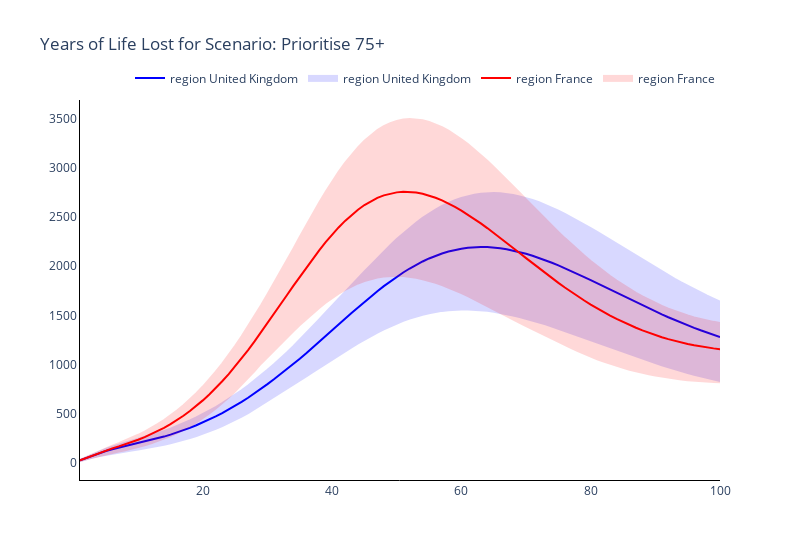
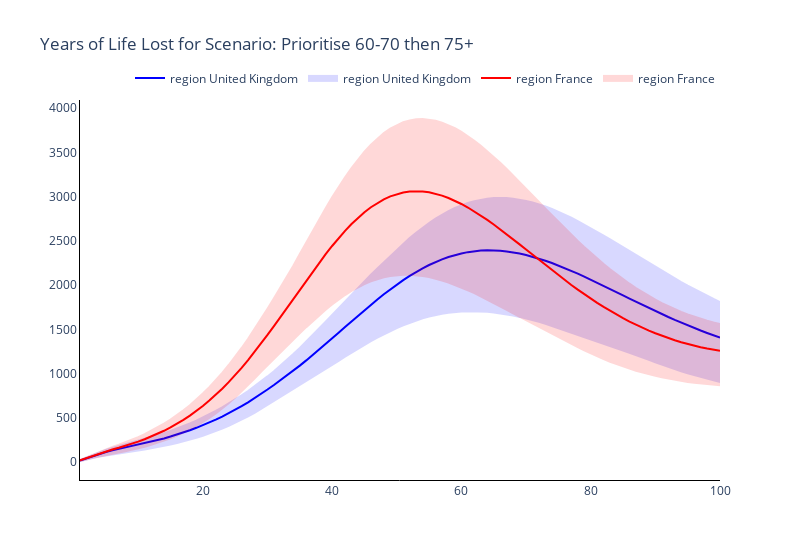
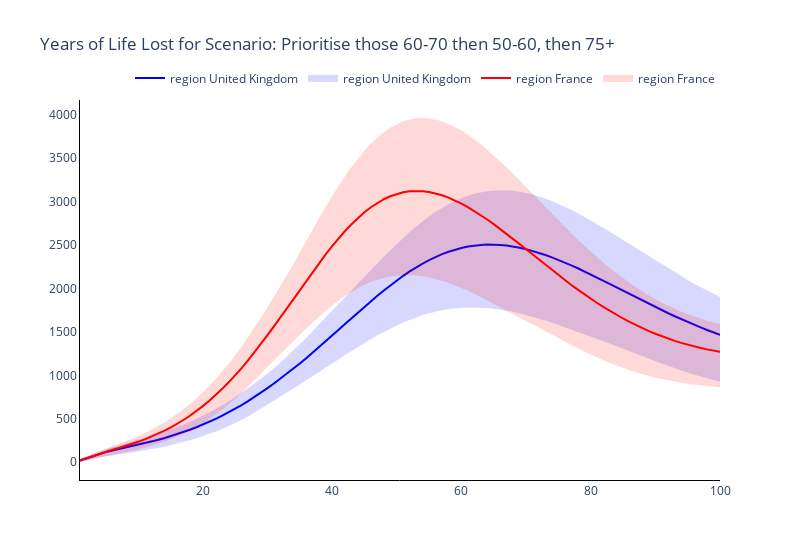
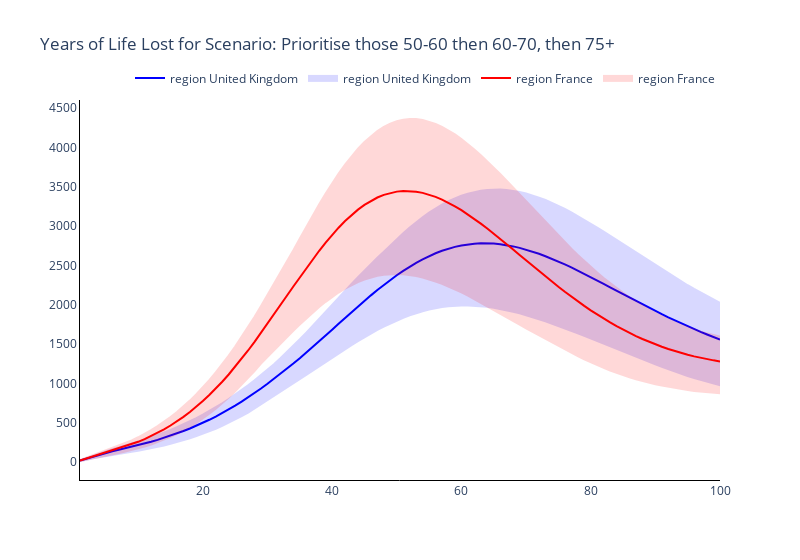

Notebook code for these charts, in order:
### Markdown cell above
### Plot the time series of numbers of years lost of the two regions

### Code cell
# Trace names - represent the solver used for the simulation
trace_name = ['region {}'.format(r) for r in regions]

# Plot for each boosting scenario
for s, scenario in enumerate(scenario_names):
    fig = go.Figure()
    # Plot (line plot for each solver method for each age)
    for r, reg in enumerate(regions):
        fig.add_trace(
            go.Scatter(
                y=total_years_of_life_lost_mean[r][s, :],
                x=parameters.simulation_parameters.times,
                mode='lines',
                name=trace_name[r],
                line_color=colours[r],
            )
        )

        fig.add_trace(
            go.Scatter(
                y=total_years_of_life_lost_upper[r][s, :].tolist() + total_years_of_life_lost_lower[r][s, :].tolist()[::-1],
                x=parameters.simulation_parameters.times + parameters.simulation_parameters.times[::-1],
                mode='lines',
                name=trace_name[r],
                fill='toself',
                fillcolor=colours[r],
                line_color=colours[r],
                opacity=0.15,
            )
        )

    # Add axis labels
    fig.update_layout(
        boxmode='group',
        title='Years of Life Lost for Scenario: {}'.format(scenario),
        width=800,
        plot_bgcolor='white',
        xaxis=dict(linecolor='black'),
        yaxis=dict(linecolor='black'),
        legend=dict(
            orientation="h",
            yanchor="bottom",
            y=1.02,
            xanchor="right",
            x=1
        ))

    fig.write_image('images/Years of Life Lost Scenario {}.pdf'.format(s+1))
    fig.show()

### Figure 1 — Plotly figure (JSON) as saved in the notebook; plotly's stock layout.template omitted (floating-point values rounded to 4 significant figures; data arrays with more than 128 entries replaced by an {"elided": "..."} marker saying what was removed)
{"data": [{"line": {"color": "blue"}, "mode": "lines", "name": "region United Kingdom", "type": "scatter", "x": [1, 2, 3, 4, 5, 6, 7, 8, 9, 10, 11, 12, 13, 14, 15, 16, 17, 18, 19, 20, 21, 22, 23, 24, 25, 26, 27, 28, 29, 30, 31, 32, 33, 34, 35, 36, 37, 38, 39, 40, 41, 42, 43, 44, 45, 46, 47, 48, 49, 50, 51, 52, 53, 54, 55, 56, 57, 58, 59, 60, 61, 62, 63, 64, 65, 66, 67, 68, 69, 70, 71, 72, 73, 74, 75, 76, 77, 78, 79, 80, 81, 82, 83, 84, 85, 86, 87, 88, 89, 90, 91, 92, 93, 94, 95, 96, 97, 98, 99, 100], "y": [19.92, 44.76, 70.37, 94.28, 115.3, 133.3, 149.2, 164.1, 178.7, 193.8, 209.5, 226.1, 243.8, 262.7, 282.8, 304.4, 327.4, 352.1, 378.4, 406.5, 436.5, 468.4, 502.3, 538.2, 576.2, 616.4, 658.6, 703.0, 749.5, 798.0, 847.1, 897.2, 948.7, 1002.0, 1056.0, 1112.0, 1169.0, 1227.0, 1286.0, 1346.0, 1405.0, 1464.0, 1523.0, 1581.0, 1637.0, 1692.0, 1746.0, 1797.0, 1846.0, 1893.0, 1937.0, 1977.0, 2015.0, 2049.0, 2080.0, 2107.0, 2131.0, 2151.0, 2167.0, 2180.0, 2189.0, 2194.0, 2197.0, 2196.0, 2191.0, 2184.0, 2174.0, 2161.0, 2146.0, 2128.0, 2108.0, 2086.0, 2062.0, 2036.0, 2009.0, 1981.0, 1951.0, 1921.0, 1890.0, 1858.0, 1826.0, 1794.0, 1761.0, 1729.0, 1696.0, 1664.0, 1632.0, 1600.0, 1569.0, 1539.0, 1509.0, 1480.0, 1452.0, 1424.0, 1398.0, 1372.0, 1347.0, 1324.0, 1301.0, 1279.0]}, {"fill": "toself", "fillcolor": "blue", "line": {"color": "blue"}, "mode": "lines", "name": "region United Kingdom", "opacity": 0.15, "type": "scatter", "x": {"elided": "200 int values"}, "y": {"elided": "200 float values"}}, {"line": {"color": "red"}, "mode": "lines", "name": "region France", "type": "scatter", "x": [1, 2, 3, 4, 5, 6, 7, 8, 9, 10, 11, 12, 13, 14, 15, 16, 17, 18, 19, 20, 21, 22, 23, 24, 25, 26, 27, 28, 29, 30, 31, 32, 33, 34, 35, 36, 37, 38, 39, 40, 41, 42, 43, 44, 45, 46, 47, 48, 49, 50, 51, 52, 53, 54, 55, 56, 57, 58, 59, 60, 61, 62, 63, 64, 65, 66, 67, 68, 69, 70, 71, 72, 73, 74, 75, 76, 77, 78, 79, 80, 81, 82, 83, 84, 85, 86, 87, 88, 89, 90, 91, 92, 93, 94, 95, 96, 97, 98, 99, 100], "y": [20.52, 46.11, 72.63, 97.87, 121.0, 142.3, 163.0, 184.0, 206.4, 230.5, 256.9, 285.8, 317.3, 351.7, 389.3, 430.2, 474.8, 523.2, 575.5, 632.0, 692.7, 757.6, 826.9, 900.4, 978.0, 1060.0, 1145.0, 1234.0, 1325.0, 1420.0, 1514.0, 1609.0, 1705.0, 1800.0, 1894.0, 1986.0, 2076.0, 2163.0, 2246.0, 2324.0, 2396.0, 2463.0, 2524.0, 2578.0, 2625.0, 2665.0, 2697.0, 2723.0, 2742.0, 2754.0, 2760.0, 2759.0, 2752.0, 2740.0, 2722.0, 2699.0, 2672.0, 2641.0, 2606.0, 2568.0, 2527.0, 2483.0, 2438.0, 2390.0, 2341.0, 2290.0, 2239.0, 2187.0, 2135.0, 2083.0, 2031.0, 1980.0, 1929.0, 1880.0, 1831.0, 1784.0, 1738.0, 1694.0, 1651.0, 1610.0, 1571.0, 1533.0, 1497.0, 1463.0, 1431.0, 1401.0, 1373.0, 1346.0, 1321.0, 1298.0, 1277.0, 1257.0, 1239.0, 1222.0, 1207.0, 1194.0, 1182.0, 1172.0, 1163.0, 1155.0]}, {"fill": "toself", "fillcolor": "red", "line": {"color": "red"}, "mode": "lines", "name": "region France", "opacity": 0.15, "type": "scatter", "x": {"elided": "200 int values"}, "y": {"elided": "200 float values"}}], "layout": {"boxmode": "group", "legend": {"orientation": "h", "x": 1, "xanchor": "right", "y": 1.02, "yanchor": "bottom"}, "plot_bgcolor": "white", "title": {"text": "Years of Life Lost for Scenario: Prioritise 75+"}, "width": 800, "xaxis": {"linecolor": "black"}, "yaxis": {"linecolor": "black"}}}

### Figure 2 — Plotly figure (JSON) as saved in the notebook; plotly's stock layout.template omitted (floating-point values rounded to 4 significant figures; data arrays with more than 128 entries replaced by an {"elided": "..."} marker saying what was removed)
{"data": [{"line": {"color": "blue"}, "mode": "lines", "name": "region United Kingdom", "type": "scatter", "x": [1, 2, 3, 4, 5, 6, 7, 8, 9, 10, 11, 12, 13, 14, 15, 16, 17, 18, 19, 20, 21, 22, 23, 24, 25, 26, 27, 28, 29, 30, 31, 32, 33, 34, 35, 36, 37, 38, 39, 40, 41, 42, 43, 44, 45, 46, 47, 48, 49, 50, 51, 52, 53, 54, 55, 56, 57, 58, 59, 60, 61, 62, 63, 64, 65, 66, 67, 68, 69, 70, 71, 72, 73, 74, 75, 76, 77, 78, 79, 80, 81, 82, 83, 84, 85, 86, 87, 88, 89, 90, 91, 92, 93, 94, 95, 96, 97, 98, 99, 100], "y": [19.92, 44.76, 70.39, 94.36, 115.5, 133.8, 150.1, 165.5, 180.8, 196.6, 213.1, 230.6, 249.1, 268.8, 289.8, 312.1, 336.0, 361.4, 388.6, 417.5, 448.4, 481.2, 516.0, 552.9, 592.0, 633.3, 676.9, 722.7, 770.8, 821.1, 872.1, 924.4, 978.3, 1034.0, 1091.0, 1150.0, 1211.0, 1273.0, 1336.0, 1399.0, 1464.0, 1528.0, 1592.0, 1655.0, 1718.0, 1779.0, 1839.0, 1897.0, 1953.0, 2006.0, 2057.0, 2105.0, 2149.0, 2191.0, 2228.0, 2262.0, 2292.0, 2318.0, 2341.0, 2359.0, 2373.0, 2384.0, 2391.0, 2394.0, 2393.0, 2389.0, 2381.0, 2371.0, 2357.0, 2341.0, 2322.0, 2300.0, 2276.0, 2250.0, 2222.0, 2193.0, 2162.0, 2130.0, 2096.0, 2062.0, 2027.0, 1992.0, 1956.0, 1920.0, 1884.0, 1848.0, 1813.0, 1777.0, 1742.0, 1708.0, 1674.0, 1641.0, 1608.0, 1577.0, 1546.0, 1516.0, 1488.0, 1460.0, 1433.0, 1407.0]}, {"fill": "toself", "fillcolor": "blue", "line": {"color": "blue"}, "mode": "lines", "name": "region United Kingdom", "opacity": 0.15, "type": "scatter", "x": {"elided": "200 int values"}, "y": {"elided": "200 float values"}}, {"line": {"color": "red"}, "mode": "lines", "name": "region France", "type": "scatter", "x": [1, 2, 3, 4, 5, 6, 7, 8, 9, 10, 11, 12, 13, 14, 15, 16, 17, 18, 19, 20, 21, 22, 23, 24, 25, 26, 27, 28, 29, 30, 31, 32, 33, 34, 35, 36, 37, 38, 39, 40, 41, 42, 43, 44, 45, 46, 47, 48, 49, 50, 51, 52, 53, 54, 55, 56, 57, 58, 59, 60, 61, 62, 63, 64, 65, 66, 67, 68, 69, 70, 71, 72, 73, 74, 75, 76, 77, 78, 79, 80, 81, 82, 83, 84, 85, 86, 87, 88, 89, 90, 91, 92, 93, 94, 95, 96, 97, 98, 99, 100], "y": [20.52, 46.11, 72.64, 97.92, 121.1, 142.7, 163.6, 185.0, 207.8, 232.5, 259.3, 288.6, 320.5, 355.1, 392.9, 433.9, 478.5, 526.8, 579.0, 635.4, 696.0, 761.1, 830.6, 904.7, 983.2, 1066.0, 1153.0, 1245.0, 1340.0, 1438.0, 1538.0, 1639.0, 1742.0, 1845.0, 1949.0, 2052.0, 2154.0, 2254.0, 2350.0, 2443.0, 2531.0, 2614.0, 2690.0, 2761.0, 2824.0, 2880.0, 2929.0, 2970.0, 3003.0, 3029.0, 3047.0, 3058.0, 3062.0, 3058.0, 3049.0, 3033.0, 3012.0, 2985.0, 2954.0, 2918.0, 2877.0, 2834.0, 2787.0, 2737.0, 2685.0, 2631.0, 2576.0, 2519.0, 2461.0, 2402.0, 2344.0, 2285.0, 2227.0, 2169.0, 2113.0, 2057.0, 2003.0, 1949.0, 1898.0, 1848.0, 1800.0, 1754.0, 1710.0, 1667.0, 1627.0, 1589.0, 1553.0, 1519.0, 1487.0, 1457.0, 1429.0, 1402.0, 1378.0, 1356.0, 1335.0, 1316.0, 1299.0, 1284.0, 1270.0, 1258.0]}, {"fill": "toself", "fillcolor": "red", "line": {"color": "red"}, "mode": "lines", "name": "region France", "opacity": 0.15, "type": "scatter", "x": {"elided": "200 int values"}, "y": {"elided": "200 float values"}}], "layout": {"boxmode": "group", "legend": {"orientation": "h", "x": 1, "xanchor": "right", "y": 1.02, "yanchor": "bottom"}, "plot_bgcolor": "white", "title": {"text": "Years of Life Lost for Scenario: Prioritise 60-70 then 75+"}, "width": 800, "xaxis": {"linecolor": "black"}, "yaxis": {"linecolor": "black"}}}

### Figure 3 — Plotly figure (JSON) as saved in the notebook; plotly's stock layout.template omitted (floating-point values rounded to 4 significant figures; data arrays with more than 128 entries replaced by an {"elided": "..."} marker saying what was removed)
{"data": [{"line": {"color": "blue"}, "mode": "lines", "name": "region United Kingdom", "type": "scatter", "x": [1, 2, 3, 4, 5, 6, 7, 8, 9, 10, 11, 12, 13, 14, 15, 16, 17, 18, 19, 20, 21, 22, 23, 24, 25, 26, 27, 28, 29, 30, 31, 32, 33, 34, 35, 36, 37, 38, 39, 40, 41, 42, 43, 44, 45, 46, 47, 48, 49, 50, 51, 52, 53, 54, 55, 56, 57, 58, 59, 60, 61, 62, 63, 64, 65, 66, 67, 68, 69, 70, 71, 72, 73, 74, 75, 76, 77, 78, 79, 80, 81, 82, 83, 84, 85, 86, 87, 88, 89, 90, 91, 92, 93, 94, 95, 96, 97, 98, 99, 100], "y": [19.92, 44.76, 70.4, 94.44, 115.7, 134.3, 151.1, 167.1, 183.1, 199.7, 217.1, 235.6, 255.2, 276.0, 298.1, 321.7, 346.8, 373.5, 402.0, 432.4, 464.6, 498.9, 535.3, 573.9, 614.7, 657.7, 703.1, 750.8, 800.9, 853.2, 906.4, 960.9, 1017.0, 1075.0, 1135.0, 1197.0, 1260.0, 1324.0, 1390.0, 1456.0, 1523.0, 1590.0, 1657.0, 1724.0, 1789.0, 1853.0, 1916.0, 1977.0, 2036.0, 2092.0, 2145.0, 2196.0, 2243.0, 2286.0, 2326.0, 2362.0, 2394.0, 2422.0, 2446.0, 2466.0, 2482.0, 2494.0, 2501.0, 2505.0, 2505.0, 2501.0, 2494.0, 2483.0, 2469.0, 2452.0, 2432.0, 2410.0, 2385.0, 2358.0, 2329.0, 2298.0, 2266.0, 2232.0, 2197.0, 2161.0, 2124.0, 2087.0, 2049.0, 2011.0, 1973.0, 1935.0, 1897.0, 1860.0, 1823.0, 1786.0, 1750.0, 1715.0, 1680.0, 1646.0, 1614.0, 1582.0, 1551.0, 1521.0, 1493.0, 1465.0]}, {"fill": "toself", "fillcolor": "blue", "line": {"color": "blue"}, "mode": "lines", "name": "region United Kingdom", "opacity": 0.15, "type": "scatter", "x": {"elided": "200 int values"}, "y": {"elided": "200 float values"}}, {"line": {"color": "red"}, "mode": "lines", "name": "region France", "type": "scatter", "x": [1, 2, 3, 4, 5, 6, 7, 8, 9, 10, 11, 12, 13, 14, 15, 16, 17, 18, 19, 20, 21, 22, 23, 24, 25, 26, 27, 28, 29, 30, 31, 32, 33, 34, 35, 36, 37, 38, 39, 40, 41, 42, 43, 44, 45, 46, 47, 48, 49, 50, 51, 52, 53, 54, 55, 56, 57, 58, 59, 60, 61, 62, 63, 64, 65, 66, 67, 68, 69, 70, 71, 72, 73, 74, 75, 76, 77, 78, 79, 80, 81, 82, 83, 84, 85, 86, 87, 88, 89, 90, 91, 92, 93, 94, 95, 96, 97, 98, 99, 100], "y": [20.52, 46.11, 72.65, 97.97, 121.3, 143.0, 164.2, 186.0, 209.2, 234.4, 261.9, 291.8, 324.3, 359.7, 398.2, 440.1, 485.5, 534.7, 587.9, 645.3, 707.1, 773.2, 844.0, 919.3, 999.2, 1084.0, 1172.0, 1265.0, 1362.0, 1462.0, 1563.0, 1667.0, 1771.0, 1876.0, 1982.0, 2087.0, 2191.0, 2293.0, 2391.0, 2486.0, 2576.0, 2661.0, 2740.0, 2812.0, 2877.0, 2934.0, 2984.0, 3027.0, 3061.0, 3088.0, 3107.0, 3118.0, 3122.0, 3120.0, 3110.0, 3094.0, 3073.0, 3046.0, 3014.0, 2977.0, 2936.0, 2892.0, 2844.0, 2793.0, 2740.0, 2685.0, 2628.0, 2570.0, 2510.0, 2451.0, 2391.0, 2330.0, 2271.0, 2212.0, 2153.0, 2096.0, 2040.0, 1986.0, 1933.0, 1881.0, 1832.0, 1785.0, 1739.0, 1695.0, 1654.0, 1615.0, 1577.0, 1542.0, 1509.0, 1478.0, 1449.0, 1422.0, 1397.0, 1373.0, 1352.0, 1333.0, 1315.0, 1299.0, 1284.0, 1272.0]}, {"fill": "toself", "fillcolor": "red", "line": {"color": "red"}, "mode": "lines", "name": "region France", "opacity": 0.15, "type": "scatter", "x": {"elided": "200 int values"}, "y": {"elided": "200 float values"}}], "layout": {"boxmode": "group", "legend": {"orientation": "h", "x": 1, "xanchor": "right", "y": 1.02, "yanchor": "bottom"}, "plot_bgcolor": "white", "title": {"text": "Years of Life Lost for Scenario: Prioritise those 60-70 then 50-60, then 75+"}, "width": 800, "xaxis": {"linecolor": "black"}, "yaxis": {"linecolor": "black"}}}

### Figure 4 — Plotly figure (JSON) as saved in the notebook; plotly's stock layout.template omitted (floating-point values rounded to 4 significant figures; data arrays with more than 128 entries replaced by an {"elided": "..."} marker saying what was removed)
{"data": [{"line": {"color": "blue"}, "mode": "lines", "name": "region United Kingdom", "type": "scatter", "x": [1, 2, 3, 4, 5, 6, 7, 8, 9, 10, 11, 12, 13, 14, 15, 16, 17, 18, 19, 20, 21, 22, 23, 24, 25, 26, 27, 28, 29, 30, 31, 32, 33, 34, 35, 36, 37, 38, 39, 40, 41, 42, 43, 44, 45, 46, 47, 48, 49, 50, 51, 52, 53, 54, 55, 56, 57, 58, 59, 60, 61, 62, 63, 64, 65, 66, 67, 68, 69, 70, 71, 72, 73, 74, 75, 76, 77, 78, 79, 80, 81, 82, 83, 84, 85, 86, 87, 88, 89, 90, 91, 92, 93, 94, 95, 96, 97, 98, 99, 100], "y": [19.92, 44.76, 70.47, 94.79, 116.8, 136.6, 155.3, 173.9, 193.0, 213.3, 234.7, 257.6, 281.8, 307.6, 334.9, 363.8, 394.6, 427.2, 461.9, 498.6, 537.5, 578.7, 622.2, 668.1, 716.5, 767.4, 820.7, 876.6, 934.9, 995.7, 1057.0, 1121.0, 1185.0, 1252.0, 1321.0, 1391.0, 1462.0, 1535.0, 1609.0, 1683.0, 1757.0, 1831.0, 1905.0, 1978.0, 2049.0, 2119.0, 2186.0, 2252.0, 2314.0, 2374.0, 2430.0, 2483.0, 2532.0, 2577.0, 2617.0, 2654.0, 2685.0, 2713.0, 2735.0, 2753.0, 2767.0, 2775.0, 2780.0, 2780.0, 2776.0, 2768.0, 2756.0, 2741.0, 2722.0, 2700.0, 2675.0, 2647.0, 2616.0, 2583.0, 2548.0, 2512.0, 2473.0, 2433.0, 2393.0, 2351.0, 2308.0, 2265.0, 2221.0, 2178.0, 2134.0, 2090.0, 2047.0, 2004.0, 1962.0, 1920.0, 1879.0, 1839.0, 1800.0, 1762.0, 1725.0, 1689.0, 1654.0, 1621.0, 1588.0, 1557.0]}, {"fill": "toself", "fillcolor": "blue", "line": {"color": "blue"}, "mode": "lines", "name": "region United Kingdom", "opacity": 0.15, "type": "scatter", "x": {"elided": "200 int values"}, "y": {"elided": "200 float values"}}, {"line": {"color": "red"}, "mode": "lines", "name": "region France", "type": "scatter", "x": [1, 2, 3, 4, 5, 6, 7, 8, 9, 10, 11, 12, 13, 14, 15, 16, 17, 18, 19, 20, 21, 22, 23, 24, 25, 26, 27, 28, 29, 30, 31, 32, 33, 34, 35, 36, 37, 38, 39, 40, 41, 42, 43, 44, 45, 46, 47, 48, 49, 50, 51, 52, 53, 54, 55, 56, 57, 58, 59, 60, 61, 62, 63, 64, 65, 66, 67, 68, 69, 70, 71, 72, 73, 74, 75, 76, 77, 78, 79, 80, 81, 82, 83, 84, 85, 86, 87, 88, 89, 90, 91, 92, 93, 94, 95, 96, 97, 98, 99, 100], "y": [20.52, 46.12, 72.77, 98.56, 123.0, 146.9, 171.3, 197.4, 226.0, 257.5, 292.0, 329.9, 371.2, 416.1, 464.9, 517.9, 575.2, 637.1, 703.9, 775.6, 852.3, 934.2, 1021.0, 1113.0, 1210.0, 1312.0, 1418.0, 1528.0, 1642.0, 1759.0, 1876.0, 1995.0, 2113.0, 2232.0, 2349.0, 2464.0, 2577.0, 2685.0, 2789.0, 2887.0, 2978.0, 3063.0, 3140.0, 3208.0, 3268.0, 3320.0, 3362.0, 3396.0, 3421.0, 3437.0, 3445.0, 3445.0, 3437.0, 3421.0, 3399.0, 3371.0, 3336.0, 3296.0, 3251.0, 3201.0, 3148.0, 3091.0, 3031.0, 2968.0, 2904.0, 2837.0, 2770.0, 2701.0, 2632.0, 2563.0, 2495.0, 2426.0, 2359.0, 2293.0, 2228.0, 2164.0, 2102.0, 2042.0, 1984.0, 1929.0, 1875.0, 1824.0, 1775.0, 1728.0, 1683.0, 1641.0, 1602.0, 1564.0, 1529.0, 1496.0, 1466.0, 1437.0, 1411.0, 1386.0, 1364.0, 1343.0, 1325.0, 1308.0, 1293.0, 1279.0]}, {"fill": "toself", "fillcolor": "red", "line": {"color": "red"}, "mode": "lines", "name": "region France", "opacity": 0.15, "type": "scatter", "x": {"elided": "200 int values"}, "y": {"elided": "200 float values"}}], "layout": {"boxmode": "group", "legend": {"orientation": "h", "x": 1, "xanchor": "right", "y": 1.02, "yanchor": "bottom"}, "plot_bgcolor": "white", "title": {"text": "Years of Life Lost for Scenario: Prioritise those 50-60 then 60-70, then 75+"}, "width": 800, "xaxis": {"linecolor": "black"}, "yaxis": {"linecolor": "black"}}}
